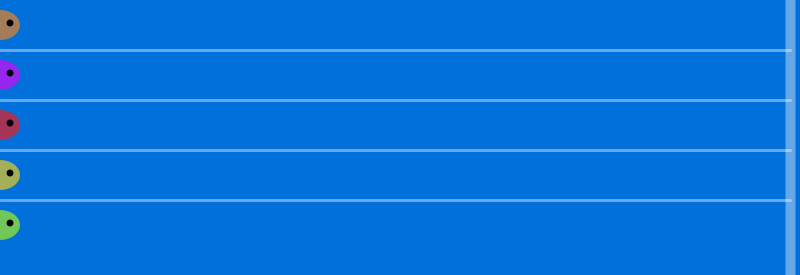
Frame 1 (no input)
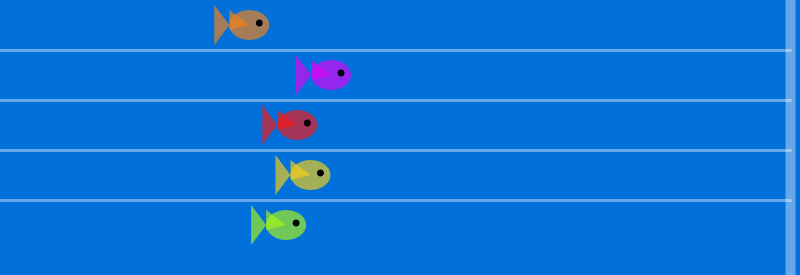
Frame 60 (the mouse pressed at the canvas centre just before this capture)
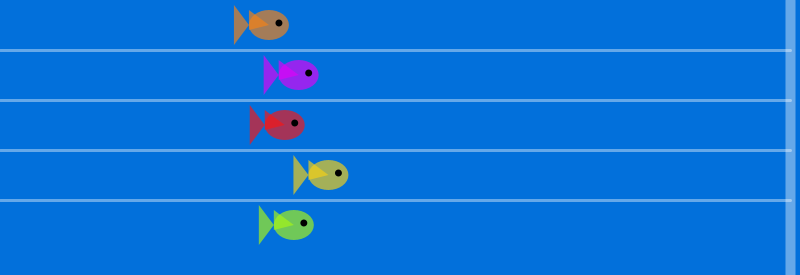
Frame 120 (the mouse held since frame 60 and released just before this capture)

The Processing sketch that drew these frames (run headless with seeded random() and noise(); from frame 60 on, the mouse is pressed at the canvas centre):

// Processing sketch: processing_138471
// ── processing_138471.pde

//objects HW#7 Rachel Hill, March 2. Fish#3 [EDITED]
//Use objects and classes to animate a race between objects

Fish raceFish1;
Fish raceFish2;
Fish raceFish3;
Fish raceFish4;
Fish raceFish5;

void setup() {
  size(800, 275);
  //represents color of fish as well as position and speed
  raceFish1 = new Fish(color(#F58216, 170), 0, 25);
  raceFish2 = new Fish(color(#DE02F7, 170), 0, 75);
  raceFish3 = new Fish(color(#F51616, 170), 0, 125);
  raceFish4 = new Fish(color(#F5D016, 170), 0, 175);
  raceFish5 = new Fish(color(#A6F516, 170), 0, 225);
}

void draw() {
  background(#0270DB);
  stroke(255, 100);
  strokeWeight(3);
  line(0, 50, width-10, 50);
  line(0, 100, width-10, 100);
  line(0, 150, width-10, 150);
  line(0, 200, width-10, 200);
  strokeWeight(10);
  line(width-10, 0, width-10, height);
  raceFish1.swim();
  raceFish2.swim();
  raceFish3.swim();
  raceFish4.swim();
  raceFish5.swim();
}

void mousePressed() {
  raceFish1.resetx(0);
  raceFish2.resetx(0);
  raceFish3.resetx(0);
  raceFish4.resetx(0);
  raceFish5.resetx(0);
  loop();
}

void keyPressed() {
  noLoop();
  fill(100, 100);
  rect(0, 0, width, height);
  fill(255);
  text("PAUSE", width/2, height/2);
}

void keyReleased() {
  loop();
}


class Fish {
  color c; //color
  float xpos;    //position on the x
  float ypos;    //postion on the y


  Fish(color fC, float fxpos, float fypos) {
    c = fC;
    xpos = fxpos;
    ypos = fypos;
  }

  void display() {
    noStroke();
    fill(c);
    ellipseMode(CENTER);
    ellipse(xpos, ypos, 40, 30); //body
    triangle(xpos-20, ypos, xpos-35, ypos+20, xpos-35, ypos-20);//fin
    triangle(xpos, ypos, xpos-20, ypos+5, xpos -20, ypos-15);
    fill(0);
    ellipseMode(CENTER);
    ellipse(xpos+10, ypos-2, 7, 7);//eye
  }

  void swim() {
    display();
    xpos = xpos + random(0, 10);
    if (xpos>width) {
      fill(c);
      textSize(20);
      text("1st place!!!", width/2, height-10);
      noLoop();
    }
  }
  void resetx(float x) {
    xpos = 0;
  }
}
